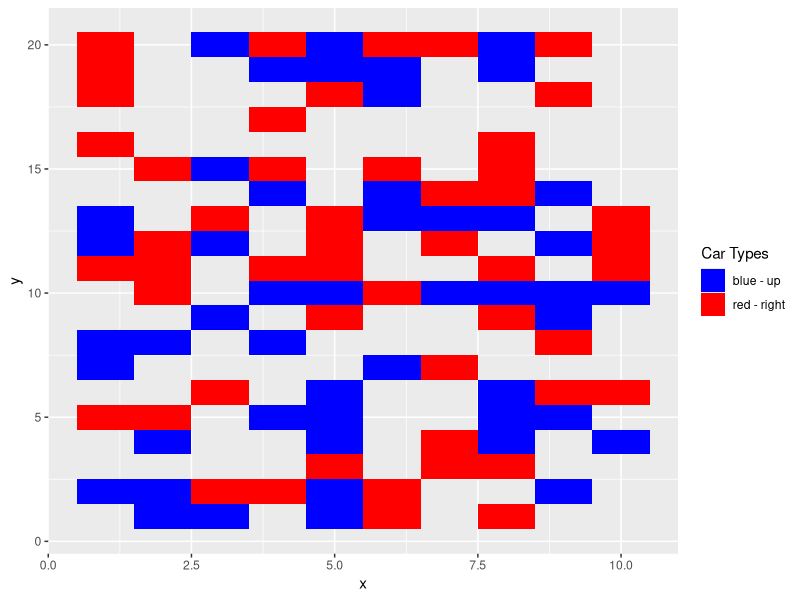

Recreate this plot in R.
library(ggplot2)
library(reshape2)

#################
###USER INPUTS###
#################
grid.r = 20 ##number of rows
grid.c = 10 ##number of columns
rho = .5	##proportion of grid filled

##################
###SIMPLE CALCS###
##################
ncars = round(rho * grid.r * grid.c, 0)	##total number of cars
totcells = grid.r * grid.c	##total number of cells

##############################
###GENERATE RANDOM CAR GRID###
##############################

colors = matrix(sample(c(1, 2), totcells, replace = TRUE), nrow = grid.r)
possible = melt(colors)
names(possible) = c("y", "x", "color")
samp = sample(totcells, ncars)
mysample = possible[samp, ]
qplot(x, y, fill = as.factor(color), data = mysample, geom = 'tile') + scale_fill_manual(name = "Car Types", values = c("blue", "red"), labels = c("blue - up", "red - right"))

####################
###MOVE THAT CAR!###
####################

##This function changes the coordinates according to specified direction
next.move = function(coords, dir){
	switch(dir,
		up = cbind(y = (coords[,"y"] + 1), x = coords[,"x"], color = coords[,"color"]),
		down = cbind(y = (coords[,"y"] - 1), x = coords[,"x"], color = coords[,"color"]),
		left = cbind(y = coords[,"y"], x =(coords[,"x"] - 1), color = coords[,"color"]),
		right = cbind(y = coords[,"y"], x = (coords[,"x"] + 1), color = coords[,"color"])
	)
}

##This function checks if the move generated aboce is off the grid
##If so, it will wrap around.
off.grid = function(coords){
	if(coords[,"y"] > grid.r){	
		coords[,"y"] = 1
	}
	else{
		if(coords[,"y"] < 1){
			coords[,"y"] = grid.r
		}
	}
	if(coords[,"x"] > grid.c){
		coords[,"x"] = 1
	}
	else{
		if(coords[,"x"] < 1){
			coords[,"x"] = grid.c
		}	
	}
	return(coords)
}

##This function implements the car movement at time t
move = function(i, dat, direction){
	curr.pos = dat[i,]
	next.pos = next.move(curr.pos, direction)
	next.pos = off.grid(next.pos)
	check = any(dat[,"x"] == next.pos[,"x"] & dat[,"y"] == next.pos[,"y"])
	if(check == FALSE){
		curr.pos = next.pos
	}
	return(curr.pos)
}

#############
###TESTING###
#############

blue = which(mysample$color == 1)
t(sapply(blue, move, dat = mysample, direction = "up"))
red = which(mysample$color == 2)
t(sapply(red, move, dat = mysample, direction = "right"))

##Things to do:
##Replace old values for new values
##Implement for time=t iterations
##